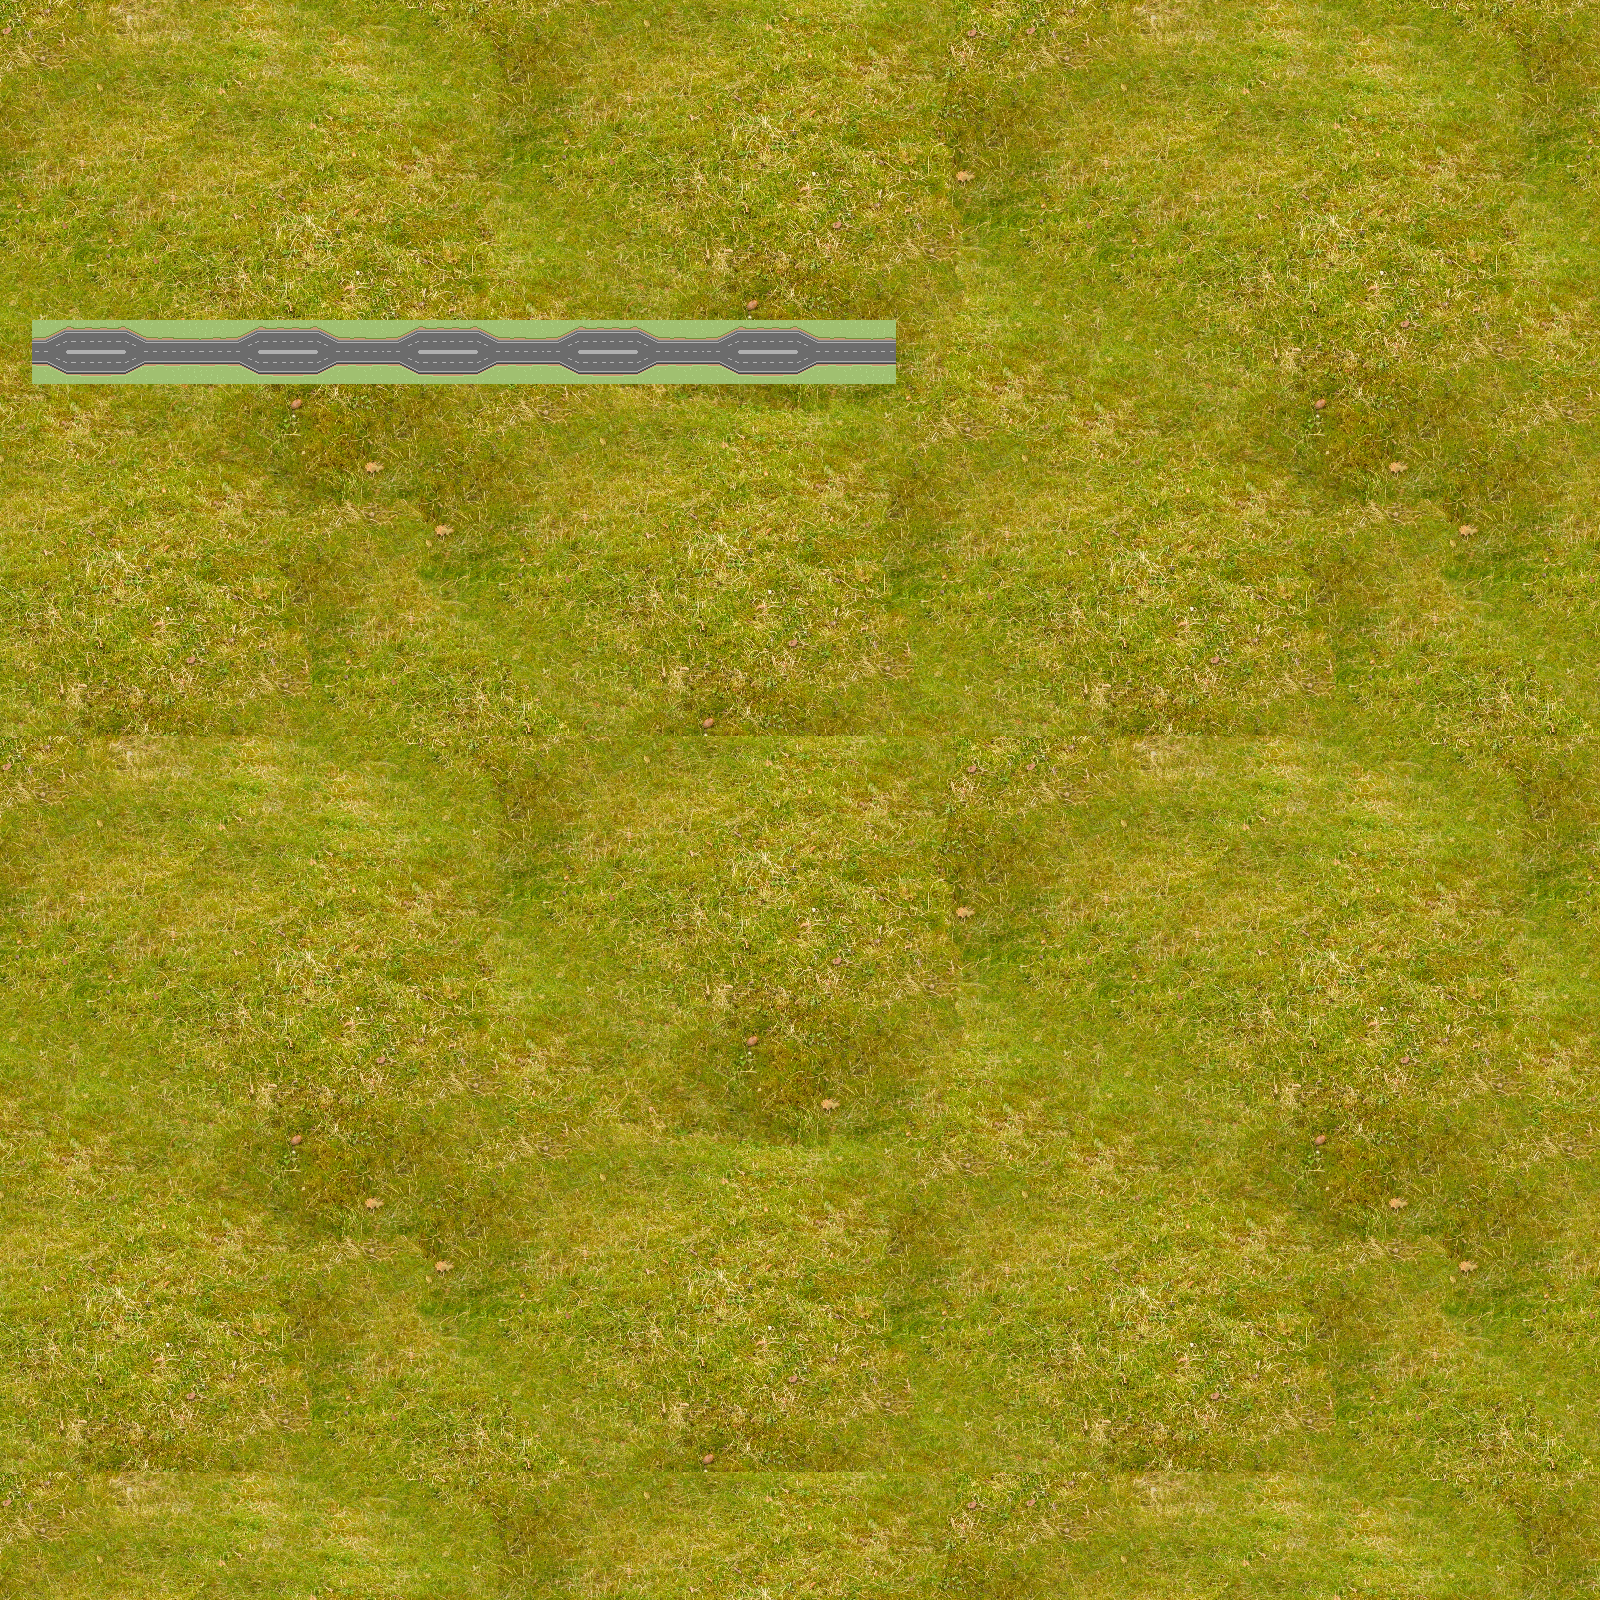

A level layout from a 2D game, rendered from its tile map. Below: a short description, then the map file with tile-grid data replaced by summaries:
An orthogonal 50x50 tile map with 32x32 px tiles, 1 tile layer (backgrounds), 2 tilesets and 25 objects (startPoints, endPoints, car_head, test_polygon, left, ...).

<map version="1.2" tiledversion="1.2.4" orientation="orthogonal" renderorder="right-down" width="50" height="50" tilewidth="32" tileheight="32" infinite="0" nextlayerid="4" nextobjectid="54">
 <tileset firstgid="1" source="grass1.tsx" />
 <tileset firstgid="1025" source="roads2W.tsx" />
 <layer id="1" name="backgrounds" width="50" height="50">
  <data>[2500 cells, 2500 non-empty, 748 distinct tile ids]</data>
 </layer>
 <objectgroup id="3" name="objects">
  <object id="1" name="startPoints" x="33" y="320" width="64" height="63" visible="0" />
  <object id="2" name="endPoints" x="833" y="321" width="62" height="63" visible="0" />
  <object id="23" name="car_head" x="156.485" y="481.818">
   <polygon points="0,0 172.765,57.5985 32.9101,10.8281" />
  </object>
  <object id="25" x="146.5" y="497.5">
   <point />
  </object>
  <object id="26" x="301" y="545.5">
   <point />
  </object>
  <object id="27" name="test_polygon" x="399.5" y="645">
   <polygon points="0,0 35.5,-41.5 52.5,-23.5 64,-16 67,4 61.5,23 45.5,35 27,33.5 23,26.5 16,20.5 11.5,19.5 5,14 3.5,7.5" />
  </object>
  <object id="31" name="left" x="18.5" y="556">
   <polygon points="0,0 15,-52 59,-120 115,-138.5 161.5,-121.5 161,-51.5 142.5,19.5 115,55 36,62" />
  </object>
  <object id="32" name="right" x="256.5" y="638.5">
   <polygon points="0,0 0,-24 3,-37 10,-73.5 14.5,-97 23.5,-124.5 46.5,-162.5 75.5,-187.5 113,-175 133,-154 131.5,-102 131.5,-35.5 112,9.5 74,22.5 47.5,22 21.5,14.5" />
  </object>
  <object id="33" x="146.5" y="497">
   <polygon points="0,0 154,49.5 -1,-0.5" />
  </object>
  <object id="34" name="car" x="210.333" y="491.667">
   <polygon points="0,0 14,-12.3333 33.3333,-5 45.3333,4 46,12.6667 39,38.3333 37,57.6667 28.6667,79 20.6667,101.667 11,111.333 -15.6667,109 -26,104 -30.3333,90.3333 -26.6667,70 -22.6667,54.6667 -15.6667,37.3333 -11,23.3333 -5,8.66667" />
  </object>
  <object id="36" x="170.667" y="728.667">
   <point />
  </object>
  <object id="37" x="236" y="701.333">
   <point />
  </object>
  <object id="38" x="319.333" y="700">
   <point />
  </object>
  <object id="39" x="393.333" y="726">
   <point />
  </object>
  <object id="40" x="466.667" y="746.667">
   <point />
  </object>
  <object id="41" x="174.667" y="841.333">
   <point />
  </object>
  <object id="42" x="242.667" y="804.667">
   <point />
  </object>
  <object id="43" x="328" y="794.667">
   <point />
  </object>
  <object id="44" x="409.333" y="836.667">
   <point />
  </object>
  <object id="45" x="459.333" y="864">
   <point />
  </object>
  <object id="46" x="552.667" y="874">
   <point />
  </object>
  <object id="47" x="622" y="836">
   <point />
  </object>
  <object id="48" x="554" y="745.333">
   <point />
  </object>
  <object id="49" x="607.333" y="687.333">
   <point />
  </object>
  <object id="52" x="260" y="712.667">
   <polygon points="0,0 72,1.33333 70.6667,33.3333 0,32.6667" />
  </object>
 </objectgroup>
</map>
